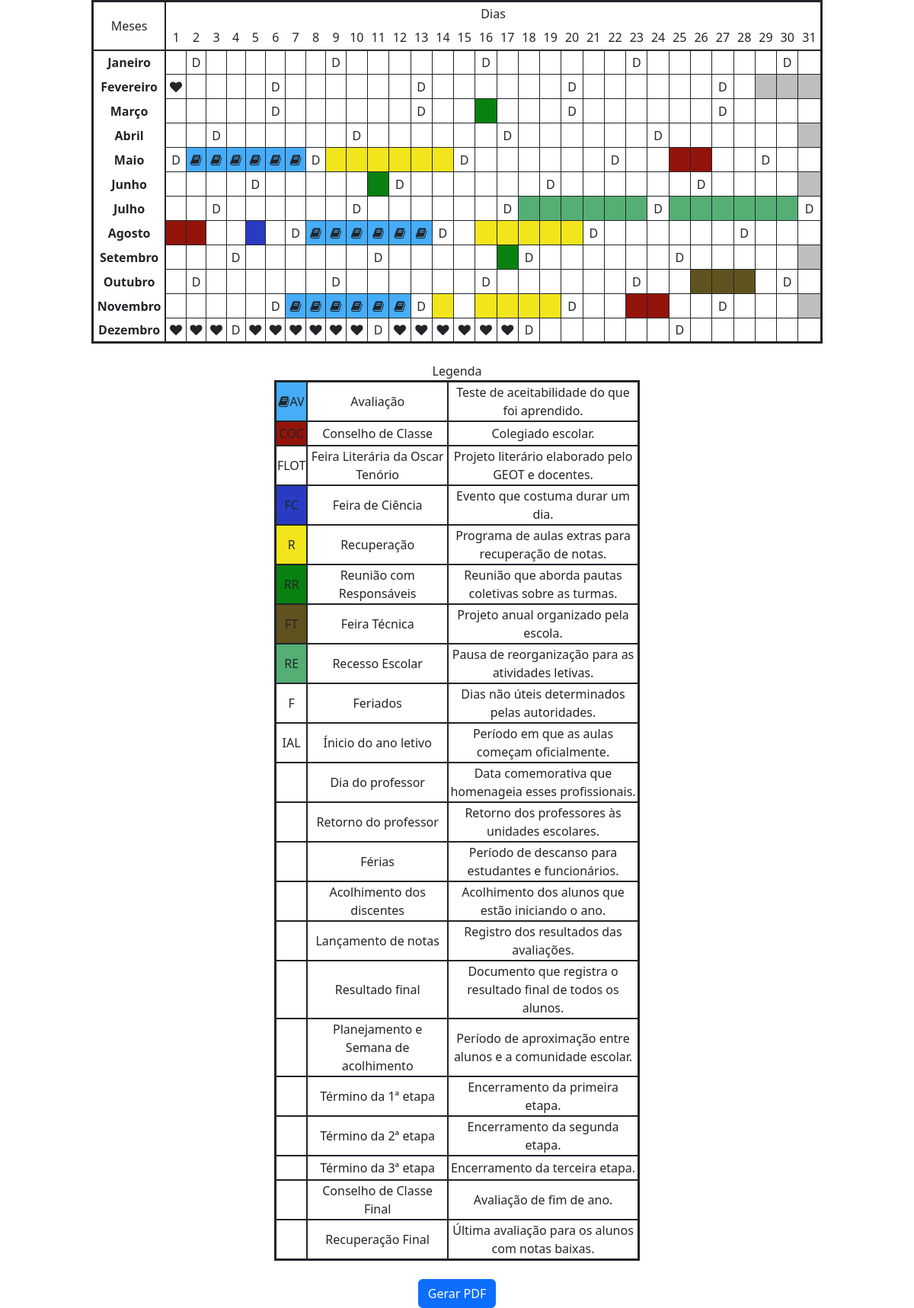
Screenshot of /calendario/calendario.php with the database file from the repository.
### tables this page shows
CREATE TABLE IF NOT EXISTS `legenda` (
  `id_leg` int(11) NOT NULL AUTO_INCREMENT,
  `tipo_evento` varchar(50) DEFAULT NULL,
  `desc_leg` varchar(60) DEFAULT NULL,
  `simbolo_leg` varchar(50) DEFAULT NULL,
  `sigla_leg` varchar(4) DEFAULT NULL,
  `cor_leg` varchar(9) DEFAULT NULL,
  PRIMARY KEY (`id_leg`)
);

### calendario/calendario.php (the view, shortened to what this page needs)
<!DOCTYPE html>
<html lang='en'>
<head>
<link href='https://cdn.jsdelivr.net/npm/bootstrap@5.2.0-beta1/dist/css/bootstrap.min.css' rel='stylesheet'>
    <link rel='stylesheet' href='../static/fontawesome-pro/css/all.css'>
    <link rel='stylesheet' href='//maxcdn.bootstrapcdn.com/font-awesome/4.3.0/css/font-awesome.min.css'>
</head>
<body>
<?php
$con = mysqli_connect('localhost', 'root', '', 'dailyevent') or trigger_error(mysqli_error());
$daysql = mysqli_query($con, "select id_leg, EXTRACT(DAY FROM dt_ini_ev) AS d_ini, EXTRACT(DAY FROM dt_fim_ev) AS d_fim, EXTRACT(MONTH FROM dt_ini_ev) AS m_ini, EXTRACT(MONTH FROM dt_fim_ev) AS m_fim from eventos order by dt_ini_ev ;");
$invday = mysqli_query($con, "with recursive date_ranges AS (SELECT '2022-01-01' dt UNION ALL SELECT dt + INTERVAL 1 DAY FROM date_ranges WHERE dt + INTERVAL 1 DAY <= '2022-12-31') SELECT  EXTRACT(DAY FROM dt) AS d_eve_inv, EXTRACT(MONTH FROM dt) AS m_eve_inv, EXTRACT(DAY FROM LAST_DAY(dt)) AS fim_mes FROM date_ranges WHERE DAYNAME(dt) = 'Sunday';");
$simb = array();
$eve = array();
while($row = mysqli_fetch_array($daysql)){
        $m_ini = $row['m_ini'];
        $d_ini = $row['d_ini'];
        $m_fim = $row['m_fim'];
        $d_fim = $row['d_fim'];
        $info_leg = mysqli_query($con, "select * from legenda where id_leg = ".$row['id_leg'].";");
        $leg = mysqli_fetch_array($info_leg);
        if ($d_ini <= $d_fim && $m_ini == $m_fim) {
            for ($d_ini; $d_ini < $d_fim; $d_ini++) {
                $eve[$m_ini][$d_ini] = "background-color:".$leg['cor_leg'].";";
                $simb[$m_ini][$d_ini] = "<i style='font-family:fontawesome;' class='fa ".$leg['simbolo_leg']."'></i>";
            }
        }
        else{
            if ($d_ini >= $d_fim && $m_ini < $m_fim) {
            if ($d_ini <= 32) {
                $eve[$m_ini][$d_ini] = "background-color:".$leg['cor_leg'].";";
                $simb[$m_ini][$d_ini] = "<i style='font-family:fontawesome;' class='fa ".$leg['simbolo_leg']."'></i>";
                $d_ini++;
                for ($d_fim; $d_fim >= 1; $d_fim--) {
                        $eve[$m_fim][$d_fim] = "background-color:".$leg['cor_leg'].";";
                        $simb[$m_fim][$d_fim] = "<i style='font-family:fontawesome;' class='fa fa-solid ".$leg['simbolo_leg']."'>&#Xf004</i>";
                    }
                } else {
                    $eve[$m_ini][$d_ini] = "background-color:".$leg['cor_leg'].";";
                    $simb[$m_ini][$d_ini] = "<i style='font-family:fontawesome;' class='fa ".$leg['simbolo_leg']."'></i>";
            }
        }
            for ($d_ini; $d_ini < 32; $d_ini++) {
                $eve[$m_ini][$d_ini] = "background-color:".$leg['cor_leg'].";";
                $simb[$m_ini][$d_ini] = "<i style='font-family:fontawesome;' class='fa ".$leg['simbolo_leg']."'></i>";
            }
        }
        $eve[$m_fim][$d_fim] = "background-color:".$leg['cor_leg'].";";
        $simb[$m_fim][$d_fim] = "<i style='font-family:fontawesome;' class='fa ".$leg['simbolo_leg']."'></i>";
    }
    while($row = mysqli_fetch_array($invday)){
        $domingo_d = $row[0];
        $domingo_m = $row[1];
       for ($i=$row[2]+1; $i <= 31; $i++) {
        $eve[$domingo_m][$i] = "background-color:rgb(190, 190, 190); ";;
        $simb[$domingo_m][$i] = "";
    }
       $eve[$domingo_m][$domingo_d] = "";;
       $simb[$domingo_m][$domingo_d] = "<a>D</a>";
    }
$html = "<div style='text-align: -webkit-center;'>";
    $html .= "<table  style='width:80%; height:50%; border:3px solid'>";
    $html .= "<tr >";
    $html .= "<td  rowspan='2' style='border:2px solid'>Meses</td>";
    $html .= "<td colspan='31' >Dias</td>";
    $html .= "<tr style='border-bottom:2px solid'>";
    for ($ç=1; $ç < 32; $ç++) {
        $html .= "<td colspan='ç'>$ç</td>";
    }
    $html .= "</tr>";
    $html .= "</tr>";
for ($i=1; $i < 13; $i++) {
    $html .= "<tr class='cils' style='width:100%;'>";
    $html .= "<td class='mis' style='width:10%;border-right:2px solid'>";
    $meses = array("","Janeiro","Fevereiro","Março","Abril","Maio","Junho","Julho","Agosto","Setembro","Outubro","Novembro","Dezembro");
    foreach ($meses as $a => $value) {
        $html .= "<span style='display:flex; justify-content:center;'><strong>".$meses[$i]."</strong></span>";
        break;
    }
    $html .= "</td>";
        for ($j=1; $j < 32; $j++) {
            $html .= "<td style='";
            if(!empty($eve[$i][$j])){
                $html .= $eve[$i][$j];
            }
        $html .= " border:1px solid'>".((!empty($simb[$i][$j]))?$simb[$i][$j]:"")."<span class='number' style='display:flex; justify-content:center;'></span></td>";
        }
}
$html .= "</tr>";
$html .= "</table>";
$html .= "<br>";
$html .= "Legenda";
$leg_sql = mysqli_query($con, "select tipo_evento as tipo, desc_leg as descricao, simbolo_leg as simbolo, sigla_leg as sigla, cor_leg as cor from legenda ;");
$html .= "<table  style='width:40%; height:10%; border:3px solid'>";
while($row = mysqli_fetch_array($leg_sql)){
    $html .= "<tr>";
    $html .= "<td style='border:2px solid; background-color:".$row['cor'].";'><i style='font-family:fontawesome;' class='fa ".$row['simbolo']."'></i>".$row['sigla']."</td>";
    $html .= "<td style='border:2px solid'>".$row['tipo']."</td>";
    $html .= "<td style='border:2px solid'>".$row['descricao']."</td>";
    $html .= "</tr>";
    }
$html .= "</table>";
$html .= "</div>";
echo $html;
echo "<br>";
echo"<a href='mpdf.php' style='display:flex; justify-content:center;'><button class='btn btn-primary'>Gerar PDF</button></a>";
echo "</body>";
echo "</html>";
?>

### calendario/calendario.php (style rules this page uses)
td { height: 32px; text-align: center; }

### rows the page displays
legenda: sigla_leg "AV", tipo_evento "Avaliação", desc_leg "Teste de aceitabilidade do que foi aprendido."
legenda: sigla_leg "COC", tipo_evento "Conselho de Classe", desc_leg "Colegiado escolar."
legenda: sigla_leg "FLOT", tipo_evento "Feira Literária da Oscar Tenório", desc_leg "Projeto literário elaborado pelo GEOT e docentes."
legenda: sigla_leg "FC", tipo_evento "Feira de Ciência", desc_leg "Evento que costuma durar um dia."
legenda: sigla_leg "R", tipo_evento "Recuperação", desc_leg "Programa de aulas extras para recuperação de notas."
legenda: sigla_leg "RR", tipo_evento "Reunião com Responsáveis", desc_leg "Reunião que aborda pautas coletivas sobre as turmas."
legenda: sigla_leg "FT", tipo_evento "Feira Técnica", desc_leg "Projeto anual organizado pela escola."
legenda: sigla_leg "RE", tipo_evento "Recesso Escolar", desc_leg "Pausa de reorganização para as atividades letivas."
legenda: sigla_leg "F", tipo_evento "Feriados", desc_leg "Dias não úteis determinados pelas autoridades."
legenda: sigla_leg "IAL", tipo_evento "Ínicio do ano letivo", desc_leg "Período em que as aulas começam oficialmente."
legenda: tipo_evento "Dia do professor", desc_leg "Data comemorativa que homenageia esses profissionais."
legenda: tipo_evento "Retorno do professor", desc_leg "Retorno dos professores às unidades escolares."
legenda: tipo_evento "Férias", desc_leg "Período de descanso para estudantes e funcionários."
legenda: tipo_evento "Acolhimento dos discentes", desc_leg "Acolhimento dos alunos que estão iniciando o ano."
legenda: tipo_evento "Lançamento de notas", desc_leg "Registro dos resultados das avaliações."
legenda: tipo_evento "Resultado final", desc_leg "Documento que registra o resultado final de todos os alunos."
legenda: tipo_evento "Planejamento e Semana de acolhimento", desc_leg "Período de aproximação entre alunos e a comunidade escolar."
legenda: tipo_evento "Término da 1ª etapa", desc_leg "Encerramento da primeira etapa."
legenda: tipo_evento "Término da 2ª etapa", desc_leg "Encerramento da segunda etapa."
legenda: tipo_evento "Término da 3ª etapa", desc_leg "Encerramento da terceira etapa."
legenda: tipo_evento "Conselho de Classe Final", desc_leg "Avaliação de fim de ano."
legenda: tipo_evento "Recuperação Final", desc_leg "Última avaliação para os alunos com notas baixas."

### other values shown
$meses[$i] "Janeiro"
$meses[$i] "Fevereiro"
$meses[$i] "Março"
$meses[$i] "Abril"
$meses[$i] "Maio"
$meses[$i] "Junho"
$meses[$i] "Julho"
$meses[$i] "Agosto"
$meses[$i] "Setembro"
$meses[$i] "Outubro"
$meses[$i] "Novembro"
$meses[$i] "Dezembro"
$html "Legenda"
